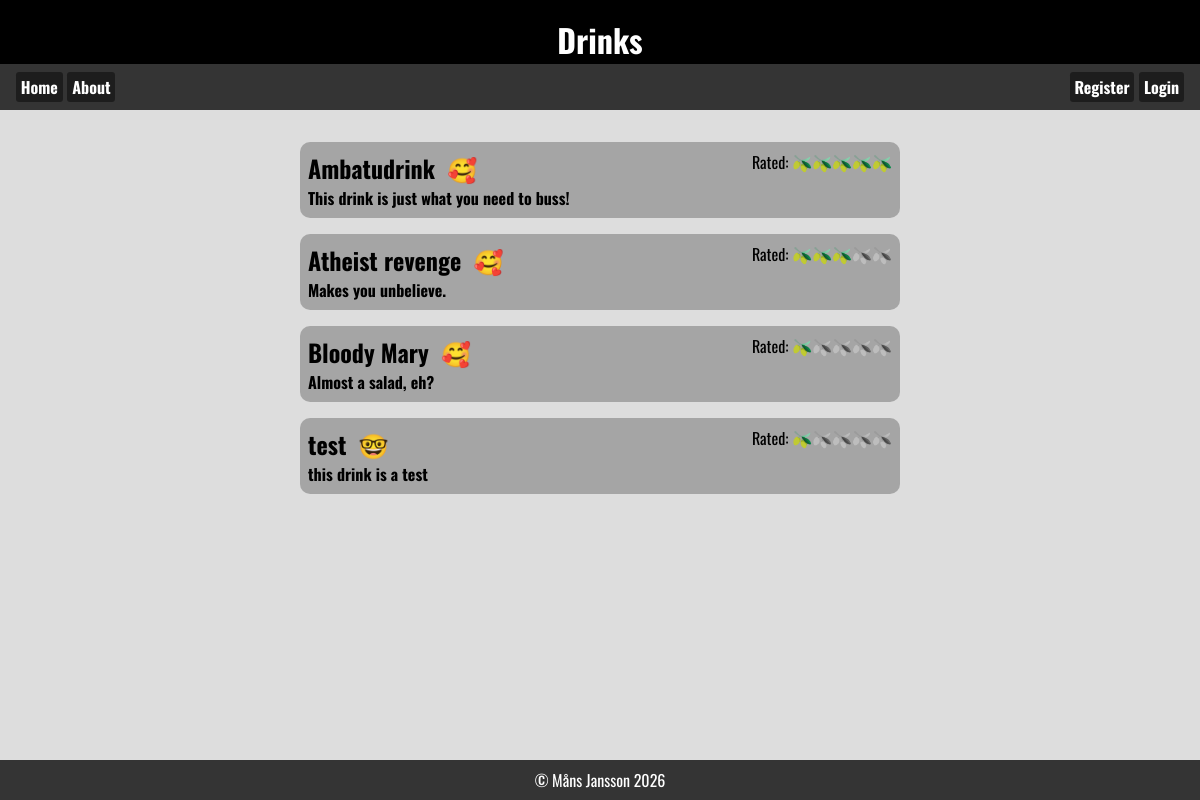
The page / on the database its author committed.
### tables this page shows
CREATE TABLE `tbl_drinks` (
  `id` int(11) NOT NULL,
  `drinkname` varchar(255) NOT NULL,
  `description` varchar(255) NOT NULL,
  `ingredients` text NOT NULL,
  `recipe` text NOT NULL,
  `alcoholic` tinyint(4) NOT NULL,
  `rating` float NOT NULL DEFAULT 3 COMMENT '1-5 is rating possibilities'
);

### index.php (the view, shortened to what this page needs)
<!DOCTYPE html>
<?php require_once("asset.php"); ?>
<html lang="en">
<head>
    <link rel="stylesheet" href="style.css">
</head>
<body>
    <header>
        <h1>Drinks</h1>
    </header>
<?php require_once("_nav.php"); ?>
    <main>
<?php
$userID = isset($_SESSION['id']) ? intval($_SESSION['id']) : 0;
$sql = "
    SELECT
        d.*,
        COALESCE(AVG(r.rating), 0) AS avg_rating,
        MAX(CASE WHEN r.user_id = $userID THEN r.rating ELSE 0 END) AS user_rating
    FROM tbl_drinks d
    LEFT JOIN tbl_rating r ON d.id = r.drink_id
    GROUP BY d.id
    ORDER BY avg_rating DESC, d.drinkname ASC
";
$result = mysqli_query($conn, $sql);
?>
<?php while($row=mysqli_fetch_assoc($result)):?>
<details>
    <summary>
        <div>
            <h2><?=$row['drinkname']?>&nbsp;&nbsp;<span><?=isAlcoholic(intval($row['alcoholic']))?></span></h2>
            <h4><?=$row['description']?></h4></div>
            <div class="filler"></div>
            <div class="ratingdiv">
                Rated: <?=showRating($row['avg_rating'])?>
        </div>
    </summary>
</details>
<?php endwhile; ?>
    </main>
<?php require_once("_footer.php"); ?>
</body>
</html>

### _nav.php (shortened to what this page needs)
<nav>
    <a href="index.php">Home</a>
    <a href="about.php">About</a>
    <div class="fill"></div>
    <?php if(!isLevel(10)):?>
    <a href="register.php">Register</a>
    <button popovertarget="login">Login</button>
    <?php else: ?>
    <a href="_login.php?logout=1">Logout</a>
    <?php endif; ?>
</nav>

### asset.php (shortened to what this page needs)
<?php
function isLevel($level){
    if(isset($_SESSION['level'])){
        if(intval($_SESSION['level'])>=$level){
            return true;
        }else{
            return false;
        }
    }else{
        return false;
    }
}
function showRating($number){
    $number = intval(round($number));
    $retStr = "";
    for($vdo = 1; $vdo <= 5; $vdo++){
        if($vdo <= $number){
            $retStr .= "<span class='olive'>🫒</span>";
        } else {
            $retStr .= "<span class='olive grey'>🫒</span>";
        }
    }
    return $retStr;
}
function isAlcoholic($value){
    if($value){
        return "🥰";
    }else{
        return "🤓";
    }
}
?>

### _footer.php
<footer>
    &copy; Måns Jansson 2026
</footer>

### style.css (style rules this page uses)
:root { --clr_back_header:#000; --clr_header:#ffffff; --clr_back_nav:#343434; --clr_back_footer:var(--clr_back_nav); --header_font:"Oswald", sans-serif; --main_bg:#00000022; }
*, *:before, *:after { margin: 0; padding: 0; box-sizing: border-box; }
body { height:100dvh; display:flex; flex-direction: column; font-family: system-ui, sans-serif; }
main { background: var(--main_bg); }
header { background: var(--clr_back_header); color:var(--clr_header); height:4rem; padding: 1rem; font-family: var(--header_font); display: flex; justify-content: center; }
nav button { all: unset; cursor: pointer; font: inherit; color: inherit; margin: 0; }
main { flex-grow: 5; display:flex; flex-direction: column; gap:1rem; padding-top: 1rem; font-family: var(--header_font); overflow-y: auto; }
footer { background: var(--clr_back_footer); display:grid; place-content: center; padding: 0.5rem; font-family: var(--header_font); color: white; }
summary { display:flex; width:100%; background: #0003; padding: .5rem; border-radius: 10px; }
.filler { flex-grow: 5; }
details { display: flex; flex-direction: column; background: #0001; width:50%; margin-left: auto; margin-right: auto; border-radius: 10px; }
:root { --formborder: rgb(0, 0, 0, .5); --formback: rgb(0, 0, 0, .1); --formlabelcolor: rgb(0, 0, 0, .6) }
input[type="submit"], input[type="button"], button { margin-top: 1rem; margin-bottom: .6rem; padding: .5rem; }
.grey { filter: grayscale(100%); }

### rows shown on the page
tbl_drinks: drinkname "Ambatudrink", alcoholic "🥰", description "This drink is just what you need to buss!"
tbl_drinks: drinkname "Atheist revenge", alcoholic "🥰", description "Makes you unbelieve."
tbl_drinks: drinkname "Bloody Mary", alcoholic "🥰", description "Almost a salad, eh?"
tbl_drinks: drinkname "test", alcoholic "🤓", description "this drink is a test"
